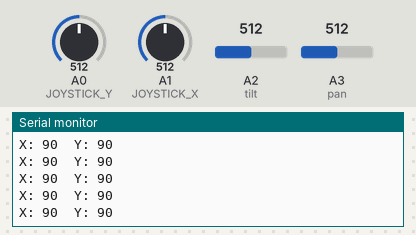
The sketch below on a simulated Arduino Uno, built with avr-gcc and run on an emulated ATmega328P. Parts: the last lines printed to the serial monitor. The inputs (shaded band) are chosen by the test bench; at power-on: A2 (tilt) = 512, A3 (pan) = 512, A0 (JOYSTICK_Y) = 512, A1 (JOYSTICK_X) = 512. No radio packets arrive unless stated.

Above: at 1.2 s.
1.3 s: A2 (tilt) set to 588
At 2.2 s:
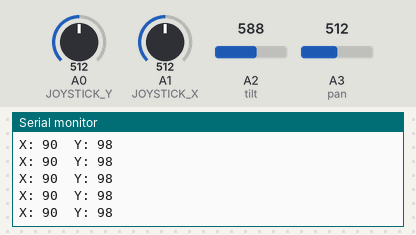
2.8 s: A2 (tilt) set to 605
At 3.6 s:
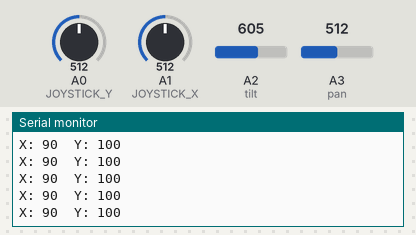
5.8 s: A3 (pan) set to 580
At 6.6 s:
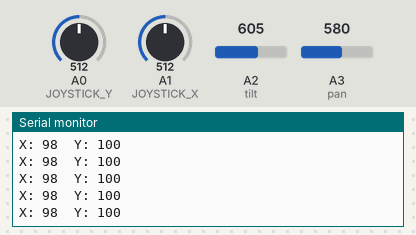
7.3 s: A3 (pan) set to 615
At 8.0 s:
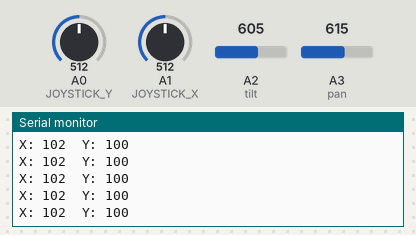
Timing chart, 0 to 10.3 s (numbered marks = the images above; inputs shaded):
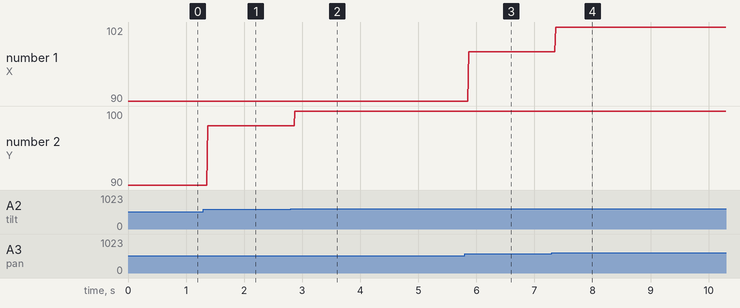

Measured:
- after the input at 1.3 s, the serial monitor: prints a new line after 0.07 s (image 1)
- after the input at 2.8 s, the serial monitor: prints a new line after 0.07 s (image 2)
- after the input at 5.8 s, the serial monitor: prints a new line after 0.07 s (image 3)
- after the input at 7.3 s, the serial monitor: prints a new line after 0.07 s (image 4)
- plotted number 1: 98 → 102 after the input at 7.3 s
- plotted number 2: 90 → 98 after the input at 1.3 s, 98 → 100 after the input at 2.8 s

The sketch:

transmit_pan_tilt.ino
```cpp
#include <SPI.h>
#include <nRF24L01.h>
#include <RF24.h>

/*----- Declare all constant pin to be used ----*/

#define CE_PIN   9
#define CSN_PIN 10
//*******OLD CONTROLLER*********
//#define JOYSTICK_X A5
//#define JOYSTICK_Y A4

//*******NEW CONTROLLER*********
#define JOYSTICK_X A1
#define JOYSTICK_Y A0
#define pan A3
#define tilt A2

const uint64_t pipe = 0xE8E8F0F0E1LL; // This is the transmit pipe to communicate the two module


/*-----Object Declaration ----*/

RF24 radio(CE_PIN, CSN_PIN); // Activate  the Radio

/*-----Declaration of Variables -----*/

int joystick[4];  // Two element array holding the Joystick readings

void setup()
{
  Serial.begin(9600); /* Opening the Serial Communication */
  radio.begin();
  radio.openWritingPipe(pipe);
}//--(end setup )---


void loop()   /* Runs Continuously */
{

  //OLD CONTROLLER
  //int x = map(analogRead(JOYSTICK_X),0,1023,0,100); // Reading Analog X
  //int y = map(analogRead(JOYSTICK_Y),0,1023,-200,200); // Reading Analog Y

  //NEW CONTROLLER
  int x = 100-map(analogRead(JOYSTICK_X),0,1023,0,100); // Reading Analog X
  int y = 0-map(analogRead(JOYSTICK_Y),0,1023,-255,255); // Reading Analog Y
  int p = map(analogRead(pan),0,1023,30,150);
  int t = map(analogRead(tilt),0,1023,30,150);
  if (x>5 && x <95) {
    x = 50;
  }
  else if (x <= 5) {
    x = 0;
  }
  else if (x>=95) {
    x = 100;
  }
  if (y>(0-3) && y<3) {
    y = 0;
  }
  joystick[0] = x;
  joystick[1] = y;
  joystick[2] = p;
  joystick[3] = t;
  Serial.print("X: ");
  Serial.print(joystick[2]);
  Serial.print("  Y: ");
  Serial.print(joystick[3]);
  Serial.println("");


  radio.write( joystick, sizeof(joystick) );

}//--(end main loop )---
```
